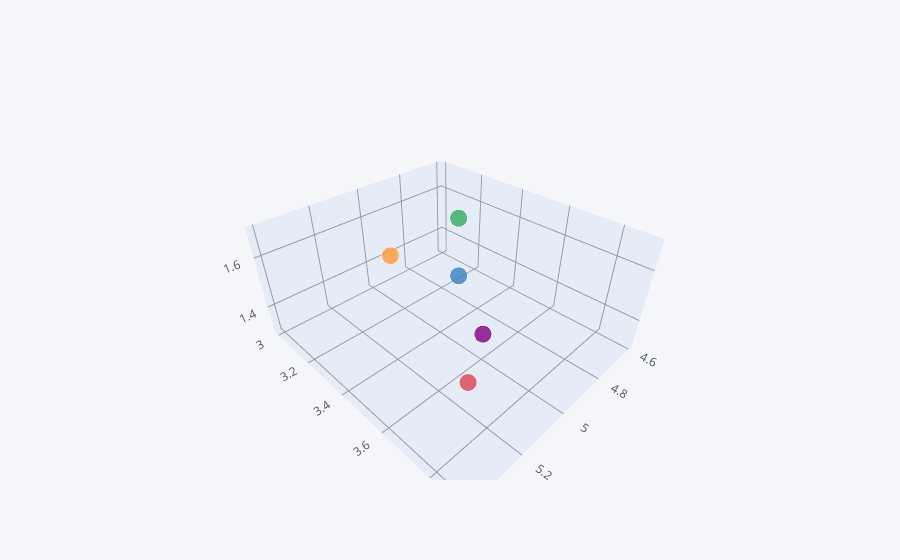

Here is the notebook cell this chart was saved with:
### Code cell
df.head().iplot(kind='scatter3d', x='sepallength',y='sepalwidth',z='petallength')

### Figure 1 — Plotly figure (JSON) as saved in the notebook; plotly's stock layout.template omitted (floating-point values rounded to 4 significant figures)
{"data": [{"marker": {"color": ["rgba(255, 153, 51, 1.0)", "rgba(55, 128, 191, 1.0)", "rgba(50, 171, 96, 1.0)", "rgba(128, 0, 128, 1.0)", "rgba(219, 64, 82, 1.0)"], "opacity": 0.8, "size": [12, 12, 12, 12, 12], "symbol": "circle"}, "mode": "markers", "text": ["0", "1", "2", "3", "4"], "type": "scatter3d", "x": [4.9, 4.7, 4.6, 5, 5.4], "y": [3, 3.2, 3.1, 3.6, 3.9], "z": [1.4, 1.3, 1.5, 1.4, 1.7]}], "layout": {"legend": {"bgcolor": "#F5F6F9", "font": {"color": "#4D5663"}}, "paper_bgcolor": "#F5F6F9", "plot_bgcolor": "#F5F6F9", "scene": {"xaxis": {"gridcolor": "#9499A3", "showgrid": true, "tickfont": {"color": "#4D5663"}, "title": {"font": {"color": "#4D5663"}, "text": ""}, "zerolinecolor": "#9499A3"}, "yaxis": {"gridcolor": "#9499A3", "showgrid": true, "tickfont": {"color": "#4D5663"}, "title": {"font": {"color": "#4D5663"}, "text": ""}, "zerolinecolor": "#9499A3"}, "zaxis": {"gridcolor": "#9499A3", "showgrid": true, "tickfont": {"color": "#4D5663"}, "title": {"font": {"color": "#4D5663"}, "text": ""}, "zerolinecolor": "#9499A3"}}, "title": {"font": {"color": "#4D5663"}}}}
